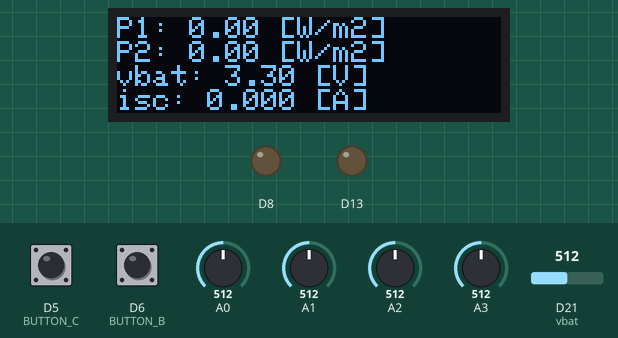
Simulated run of this sketch. Board: Arduino Zero (SAMD21). Shown: 128×32 one-colour display, output pins drawn as LEDs (lit = HIGH). Inputs (shaded band) come from the test bench; at power-on: D6 (BUTTON_B) HIGH, D5 (BUTTON_C) HIGH, A0 = 512, A1 = 512, A2 = 512, D21 (vbat) = 512, A3 = 512 (analog values on the 0–1023 scale). The local clock reads 2024-03-15 10:24:30 at power-on unless the sketch sets it; storage starts empty; what the sketch prints to the serial monitor is not drawn.

Above: at 6.2 s.
6.3 s: D6 (BUTTON_B) pulled LOW for 1 s
At 6.9 s:
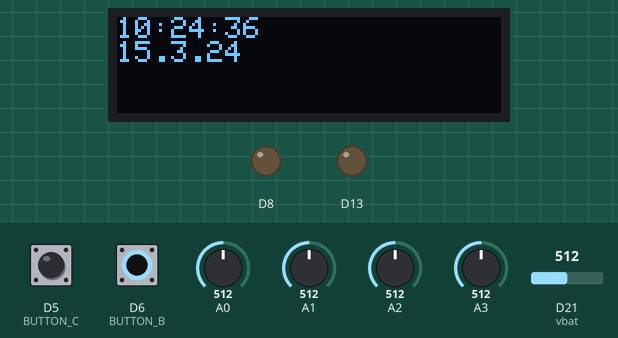
8.8 s: D5 (BUTTON_C) pulled LOW for 0.15 s
At 8.92 s:
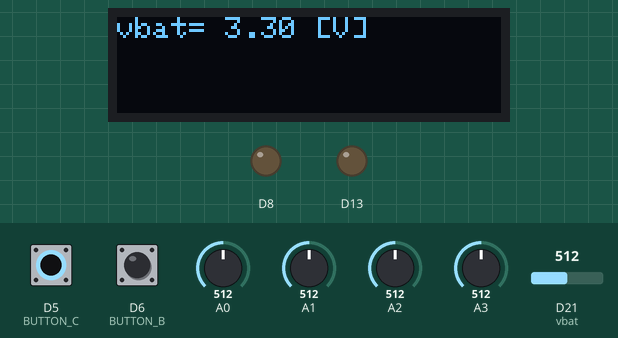
10.4 s: A0 set to 716
At 13.9 s:
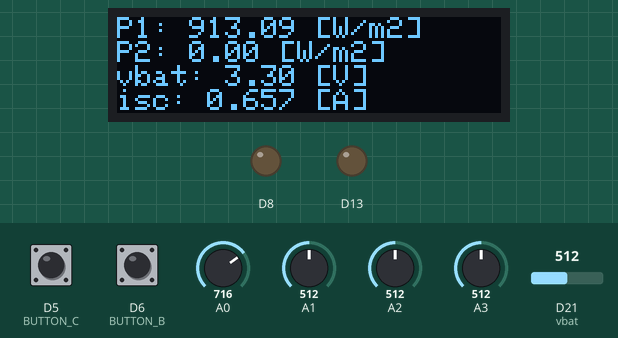
14.6 s: A1 set to 716
At 18.2 s:
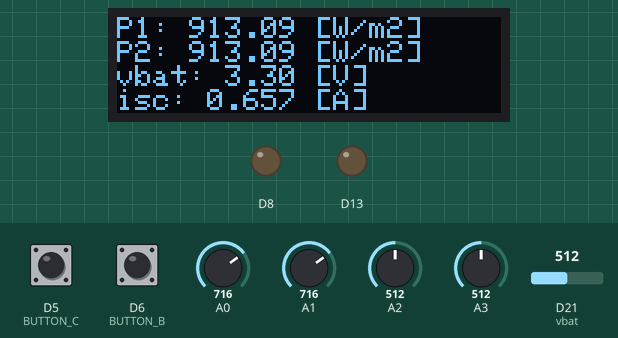
18.7 s: A2 set to 716
At 22.4 s:
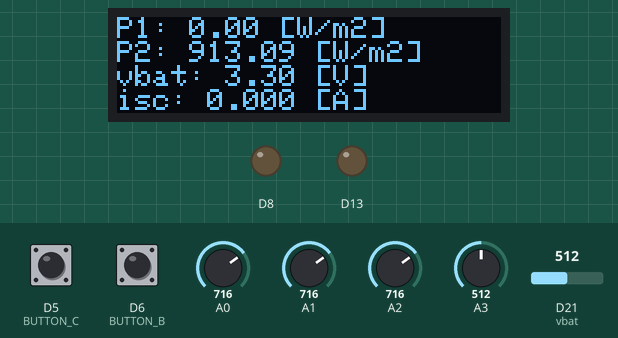
22.7 s: D21 (vbat) set to 716
At 25.7 s:
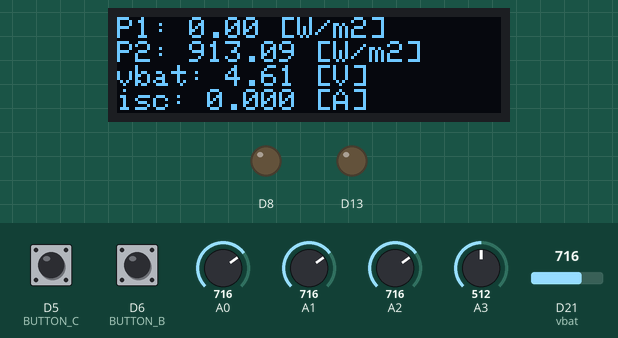
Timing chart, 0 to 27.2 s (numbered marks = the images above; inputs shaded):
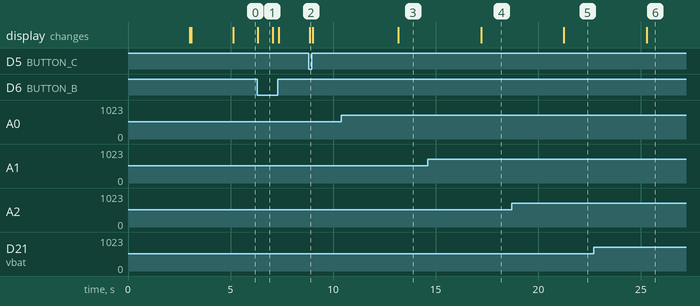

The sketch:

irradiance_monitoring.ino
```cpp
/*
 * Code for an irradiance measuring device reading analog inputs of
 * two PV modules plugged in parallel with a resistor on pins (A0,A2) and (A1,A3).
 */

#include "config.h"


/************************* System Parameters *********************************/
double lipo_voltage = 0;
unsigned long lastUpdate = 0;
unsigned long day0;
int sleepMS=0;

/************************* Measurement Parameters ****************************/
int analogValueA0 = 0;
int analogValueA1 = 0;
int analogValueA2 = 0;
int analogValueA3 = 0;


int voltageValue1 = 0;
int voltageValue2 = 0;

double PVvoltage1 = 0;
double PVvoltage2 = 0;

double PVcurrent1 = 0;
double PVcurrent2 = 0;

double irradiance1 = 0;
double irradiance2 = 0;


/**********************************************************************/
/************************* Setup **************************************/
/**********************************************************************/
void setup() {

  Serial.begin(9600);
  delay(3000);
  Serial.println("\r\nAnalog logger test");
  pinMode(13, OUTPUT);

  analogReadResolution(12); // default analog read resolution is 10bits, but M0 supports up to 12

  // OLED INIT //
  Serial.println("OLED connection");
  display.begin(SSD1306_SWITCHCAPVCC, 0x3C); // Address 0x3C for 128x32
  Serial.println("OLED begun");

  display.clearDisplay();   // Clear the buffer.
  display.display();

  //pinMode(BUTTON_A, INPUT_PULLUP); pin of Button A already used
  pinMode(BUTTON_B, INPUT_PULLUP);
  pinMode(BUTTON_C, INPUT_PULLUP);

  // text display init
  display.setTextSize(1);
  display.setTextColor(SSD1306_WHITE);
  display.setCursor(0, 0);
  display.println("hiLyte irradiance");
  display.println("logger");

  // SD CARD INIT //
  if (!SD.begin(cardSelect)) {   // see if the card is present and can be initialized:
    Serial.println("No card inserted!");
    display.clearDisplay();
    display.setCursor(0, 0);
    display.println("No card inserted!");
    display.display();
    delay(3000);
    error(2);
  }
  char filename[15];
  strcpy(filename, "/irr000.tsv");   // creates file
  for (uint8_t i = 0; i < 1000; i++) {
    filename[4] = '0' + i / 100;
    filename[5] = '0' + i / 10;
    filename[6] = '0' + i % 10;
    if (! SD.exists(filename)) {     // create if does not exist, do not open existing, write, sync after write
      break;
    }
  }

  logfile = SD.open(filename, FILE_WRITE);
  if ( ! logfile ) {
    Serial.print("Couldnt create ");
    Serial.println(filename);
    error(3);
  }
  Serial.print("Writing to ");
  Serial.println(filename);

  init_logfile();   // inits the log file with data headers

  pinMode(13, OUTPUT);
  pinMode(8, OUTPUT);
  Serial.println("Ready!");


  // display the name of the newly created file
  display.println("file :");
  display.println(filename);
  display.display();
  delay(2000);

  // RTC INIT //
  if (! rtc.initialized()) {
    Serial.println("RTC is NOT running!");
    // rtc.adjust(DateTime(F(__DATE__), F(__TIME__))); //can use this line to recalibrate date&time
                                                       //to do so, uncomment the line and remove the small battery
  }
  day0 = rtc.now().unixtime()/(24*60*60); // rtc snapshot of current day
}


/**********************************************************************/
/************************* Loop ***************************************/
/**********************************************************************/
void loop() {

  // LOW-POWER MODE //
  // the device is programmed to sleep during the night while waking up automatically
  int current_hour = rtc.now().hour();
  if (!(current_hour>=wakeupHour && current_hour<=sleepHour)){    // looks if has to wake up
    check_reset(day0);  // checks if has to reset the measuring system to start a new day
    Serial.println("going back to bed");
    sleepDisplay(&display);
    int sleepMS = Watchdog.sleep(); // goes back to bed
  } else{                                                         // wakes up

    wakeDisplay(&display);     //wake display
    display.display();


    // MEASUREMENTS //
    if (millis() > (lastUpdate + sampling_interval)) {


      lipo_voltage = (3.3 / 4096.0) * (2 * analogRead(vbat)); // calculates lithium battery voltage

      analogValueA0 = analogRead(0); // connected to PV1+
      analogValueA1 = analogRead(1); //   connected to PV2+
      analogValueA2 = analogRead(2); // connected to PV1-
      analogValueA3 = analogRead(3); //   connected to PV2-

      voltageValue1 = analogValueA0 - analogValueA2; // voltage value of PV1 in counts
      voltageValue2 = analogValueA1 - analogValueA3; // voltage value of PV2 in counts

      PVvoltage1 = 3.3 * (voltageValue1) / 4096; // voltage of PV1 in [V]
      PVcurrent1 = PVvoltage1 / RshuntPV1;       // current of PV1 in [A]

      PVvoltage2 = 3.3 * (voltageValue2) / 4096; // voltage of PV1 in [V]
      PVcurrent2 = PVvoltage2 / RshuntPV2;       // current of PV1 in [A]

      irradiance1 = irradiance(PVcurrent1);      // irradiance of PV1 in [W]
      irradiance2 = irradiance(PVcurrent2);      // irradiance of PV2 in [W]

      input_logfile(); // saves the values into file in SD card

      lastUpdate = millis(); // change last update value
    }

    UI_management(); // management of button input and text display
  }
}


/**********************************************************************/
/************************* Helper Functions ***************************/
/**********************************************************************/

// inits the logfile with correct columns
void init_logfile() {
  logfile.print("date \t");
  logfile.print("time \t");
  logfile.print("pv1_W \t");
  logfile.print("pv2_W \t");
  logfile.print("pv1_V \t");
  logfile.print("pv1_C \t");
  logfile.print("pv2_V \t");
  logfile.print("pv2_C \t");
  logfile.print("vbat \t");
  logfile.println();
}

// saves the values into file in SD card with a timestamp
void input_logfile(){

      DateTime now = rtc.now(); // rtc snapshot

      // rtc
      logfile.print(now.day());
      logfile.print(".");
      logfile.print(now.month());
      logfile.print(".");
      logfile.print((now.year() - offset_year), DEC);
      logfile.print("\t");
      logfile.print(now.hour(), DEC);
      logfile.print(":");
      logfile.print(now.minute(), DEC);
      logfile.print(":");
      logfile.print(now.second(), DEC);
      logfile.print("\t");

      // values
      logfile.print(irradiance1, 2);
      logfile.print("\t");
      logfile.print(irradiance2, 2);
      logfile.print("\t");
      logfile.print(PVvoltage1, 3);
      logfile.print("\t");
      logfile.print(PVcurrent1, 3);
      logfile.print("\t");
      logfile.print(PVvoltage2, 3);
      logfile.print("\t");
      logfile.print(PVcurrent2, 3);
      logfile.print("\t");
      logfile.print(lipo_voltage);
      logfile.println("");
      logfile.flush();
}

// displays information on OLED display and handles button inputs
void UI_management(){

    //info: Button A of the OLED is connected to a pin already used by the program

    if (!digitalRead(BUTTON_B)) //first button
    {
      DateTime current_time= rtc.now();

      display.clearDisplay();
      display.setCursor(0, 0);
      display.print(current_time.hour(), DEC);
      display.print(":");
      display.print(current_time.minute(), DEC);
      display.print(":");
      display.println(current_time.second(), DEC);
      display.print(current_time.day());
      display.print(".");
      display.print(current_time.month());
      display.print(".");
      display.print((current_time.year() - offset_year), DEC);

    }
    else if (!digitalRead(BUTTON_C)) //second button
    {
      display.clearDisplay();
      display.setCursor(0, 0);
      display.print("vbat= "); display.print(lipo_voltage); display.println(" [V]");
    } else {                         // persistant display

      display.clearDisplay();
      display.setCursor(0, 0);
      display.print("P1: ");
      display.print(irradiance1);
      display.println(" [W/m2]");
      display.print("P2: ");
      display.print(irradiance2);
      display.println(" [W/m2]");

      display.print("vbat: "); display.print(lipo_voltage); display.println(" [V]");

      display.print("isc: "); display.print(PVcurrent1,3); display.println(" [A]");
    }

    delay(10);
    yield();
    display.display();
}

// returns the irradiance of the current sample in W/m2
double irradiance(double current) {
  return current * stc_irradiance / isc_current;
}

// returns the energy of the current interval in Wh
double energy(double power, int sampling_interval, double energy_tot) {
  return energy_tot + power * (sampling_interval / 1000) / 3600;
}


// checks if the device has to reset and create a new file
// called only when sleeping, and triggered only once per night when passing from 23h59 to 00h00 of the next day
void check_reset(unsigned long day0){

  unsigned long current_time = rtc.now().unixtime();
  unsigned long current_day = current_time/(24*60*60);

  if(current_day-day0>=1){
    int countdownMS = Watchdog.enable(1000);
    wakeDisplay(&display);
    display.clearDisplay();
    display.setCursor(0, 0);
    display.println("resetting");
    display.display();
    delay(500);
    sleepDisplay(&display);
    delay(2000);
  }

}

// error function
void error(uint8_t errno) {

  uint8_t i;
  for (i = 0; i < errno; i++) {
    digitalWrite(13, HIGH);
    delay(100);
    digitalWrite(13, LOW);
    delay(100);
  }
  for (i = errno; i < 10; i++) {
    delay(200);
  }
}

// display sleep and wake functions
void sleepDisplay(Adafruit_SSD1306* display) {
  display_awake=0;
  display->ssd1306_command(SSD1306_DISPLAYOFF);
}
void wakeDisplay(Adafruit_SSD1306* display) {
  if (display_awake==0){
    display->ssd1306_command(SSD1306_DISPLAYON);
    display_awake=1;
  }
}
```

config.h
```cpp
#include <SPI.h>
#include <SD.h>
#include <Adafruit_SleepyDog.h>


/************** System (modifiable parameters) *********************/
#define vbat A7
const int sampling_interval = 4000;
const double isc_current= 0.72; // Amps
const double stc_irradiance = 1000; // Watts per m2
const double RshuntPV1=1; // Shunt Resistance for current meas. of PV module [Ohm]
const double RshuntPV2=1; // Shunt Resistance for current meas. of Loads [Ohm]


/************************* OLED Display ***************************/
#include <Wire.h>
#include <Adafruit_GFX.h>
#include <Adafruit_SSD1306.h>
Adafruit_SSD1306 display = Adafruit_SSD1306(128, 32, &Wire);
//#define BUTTON_A  9
#define BUTTON_B  6
#define BUTTON_C  5
double display_awake = 0;

/************************* SD Card *********************************/
// Set the pins used
#define cardSelect 10
File logfile;

/************************* RTC *************************************/
// Date and time functions using a PCF8523 RTC connected via I2C and Wire lib
#include "RTClib.h"
RTC_PCF8523 rtc;
char daysOfTheWeek[7][12] = {"Sunday", "Monday", "Tuesday", "Wednesday", "Thursday", "Friday", "Saturday"};
const int offset_year=2000; // offset year for rtc formatting

const int wakeupHour = 6;
const int sleepHour = 18;
```

Measured:
- after the input at 6.3 s, the display: changes at once (image 1)
- after the input at 8.8 s, the display: changes after 0.05 s (image 2)
- after the input at 10.4 s, the display: changes after 2.8 s (image 3)
- after the input at 14.6 s, the display: changes after 2.6 s (image 4)
- after the input at 18.7 s, the display: changes after 2.6 s (image 5)
- after the input at 22.7 s, the display: changes after 2.6 s (image 6)
- what the display in image 1 shows lasts 0.7 s, from 6.3 s to 7.0 s
